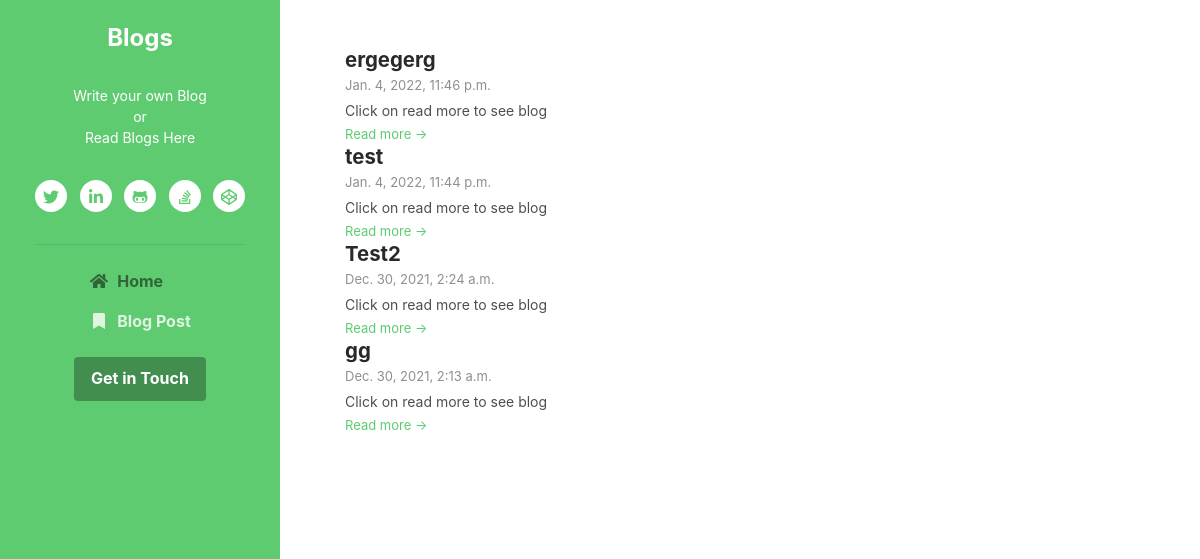
The app's page /main/blogList/ (signed in) with its own data.
### main/models.py (models this page shows)
class userBlog(models.Model):
    user = models.ForeignKey(settings.AUTH_USER_MODEL, default=None, on_delete=models.DO_NOTHING)
    Title = models.CharField(max_length=300, null=True, blank=True)
    text = models.TextField(max_length=3000, blank=True)
    place_Img1 = models.ImageField(blank=True, null=True)
    date = models.DateTimeField(auto_now_add=True, null=True)

### main/views.py (the view)
@login_required(login_url="/account/login/")
def blogList(request):
    blogs = userBlog.objects.all().order_by('-date')
    context = {}
    context['blogs'] = blogs
    return render(request, 'main/BlogLists.html', context)

### main/templates/main/BlogLists.html (shortened to what this page needs)
<!DOCTYPE html>
<html lang="en">
<head>
    <link id="theme-style" rel="stylesheet" href="/static/css/blog-theme-1.css">
</head>
<body>
     <header class="header text-center">
	    <h1 class="blog-name pt-lg-4 mb-0"><a href="index.html">Blogs</a></h1>
	    <nav class="navbar navbar-expand-lg navbar-dark" >
			<div id="navigation" class="collapse navbar-collapse flex-column" >
				<div class="profile-section pt-3 pt-lg-0">
					<div class="bio mb-3">Write your own Blog<br> or<br> Read Blogs Here<br></div>
					<ul class="social-list list-inline py-3 mx-auto">
			            <li class="list-inline-item"><a href="#"><i class="fab fa-twitter fa-fw"></i></a></li>
			            <li class="list-inline-item"><a href="#"><i class="fab fa-linkedin-in fa-fw"></i></a></li>
			            <li class="list-inline-item"><a href="#"><i class="fab fa-github-alt fa-fw"></i></a></li>
			            <li class="list-inline-item"><a href="#"><i class="fab fa-stack-overflow fa-fw"></i></a></li>
			            <li class="list-inline-item"><a href="#"><i class="fab fa-codepen fa-fw"></i></a></li>
			        </ul>
			        <hr>
				</div>
				<ul class="navbar-nav flex-column text-left">
					<li class="nav-item active">
					    <a class="nav-link" href="/main/"><i class="fas fa-home fa-fw mr-2"></i>Home</a>
					</li>
					<li class="nav-item">
					    <a class="nav-link" href="{% url 'articles:createBlog' %}"><i class="fas fa-bookmark fa-fw mr-2"></i>Blog Post</a>
					</li>
				</ul>
				<div class="my-2 my-md-3">
				    <a class="btn btn-primary" href="{% url 'articles:contact' %}" target="_blank">Get in Touch</a>
				</div>
			</div>
		</nav>
    </header>
    <div class="main-wrapper">
	    <section class="blog-list px-3 py-5 p-md-5">
		    <div class="container">
			    <div class="item mb-5">
				    <div class="media">
					    <div class="media-body">
							{% for blogs in blogs %}
						    <h3 class="title mb-1"><a href="{% url 'articles:blogPage' blogs.id %}">{{ blogs.Title }}</a></h3>
						    <div class="meta mb-1"><span class="date">{{ blogs.date }}</span></div>
						    <div class="intro">Click on read more to see blog</div>
						    <a class="more-link" href="{% url 'articles:blogPage' blogs.id %}">Read more &rarr;</a>
							{% endfor %}
					    </div>
				    </div>
			    </div>
		    </div>
	    </section>
    </div>
</body>
</html>

### records on screen
userBlog: Title "ergegerg", date "Jan. 4, 2022, 11:46 p.m."
userBlog: Title "test", date "Jan. 4, 2022, 11:44 p.m."
userBlog: Title "Test2", date "Dec. 30, 2021, 2:24 a.m."
userBlog: Title "gg", date "Dec. 30, 2021, 2:13 a.m."
